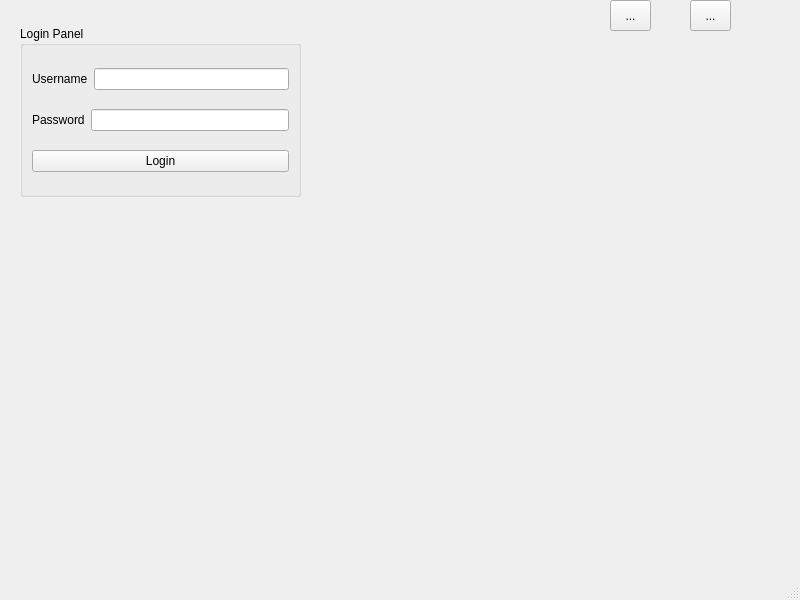
<?xml version="1.0" encoding="UTF-8"?>
<ui version="4.0">
 <class>MainWindow</class>
 <widget class="QMainWindow" name="MainWindow">
  <property name="geometry">
   <rect>
    <x>0</x>
    <y>0</y>
    <width>800</width>
    <height>600</height>
   </rect>
  </property>
  <property name="windowTitle">
   <string>MainWindow</string>
  </property>
  <widget class="QWidget" name="centralwidget">
   <widget class="QToolButton" name="PushButtton">
    <property name="geometry">
     <rect>
      <x>690</x>
      <y>0</y>
      <width>41</width>
      <height>31</height>
     </rect>
    </property>
    <property name="minimumSize">
     <size>
      <width>41</width>
      <height>31</height>
     </size>
    </property>
    <property name="maximumSize">
     <size>
      <width>41</width>
      <height>16777215</height>
     </size>
    </property>
    <property name="text">
     <string>...</string>
    </property>
   </widget>
   <widget class="QToolButton" name="YTbutton">
    <property name="geometry">
     <rect>
      <x>610</x>
      <y>0</y>
      <width>41</width>
      <height>31</height>
     </rect>
    </property>
    <property name="minimumSize">
     <size>
      <width>41</width>
      <height>31</height>
     </size>
    </property>
    <property name="text">
     <string>...</string>
    </property>
   </widget>
   <widget class="QGroupBox" name="groupBox">
    <property name="geometry">
     <rect>
      <x>20</x>
      <y>26</y>
      <width>281</width>
      <height>171</height>
     </rect>
    </property>
    <property name="title">
     <string>Login Panel</string>
    </property>
    <layout class="QHBoxLayout" name="horizontalLayout_3">
     <item>
      <layout class="QVBoxLayout" name="verticalLayout">
       <item>
        <layout class="QHBoxLayout" name="horizontalLayout">
         <item>
          <widget class="QLabel" name="label">
           <property name="text">
            <string>Username</string>
           </property>
          </widget>
         </item>
         <item>
          <widget class="QLineEdit" name="lineEdit_username"/>
         </item>
        </layout>
       </item>
       <item>
        <layout class="QHBoxLayout" name="horizontalLayout_2">
         <item>
          <widget class="QLabel" name="label_2">
           <property name="text">
            <string>Password</string>
           </property>
          </widget>
         </item>
         <item>
          <widget class="QLineEdit" name="lineEdit_password"/>
         </item>
        </layout>
       </item>
       <item>
        <widget class="QPushButton" name="pushButton_login">
         <property name="text">
          <string>Login</string>
         </property>
        </widget>
       </item>
      </layout>
     </item>
    </layout>
   </widget>
  </widget>
  <widget class="QMenuBar" name="menubar">
   <property name="geometry">
    <rect>
     <x>0</x>
     <y>0</y>
     <width>800</width>
     <height>22</height>
    </rect>
   </property>
  </widget>
  <widget class="QStatusBar" name="statusbar"/>
 </widget>
 <resources/>
 <connections/>
</ui>
